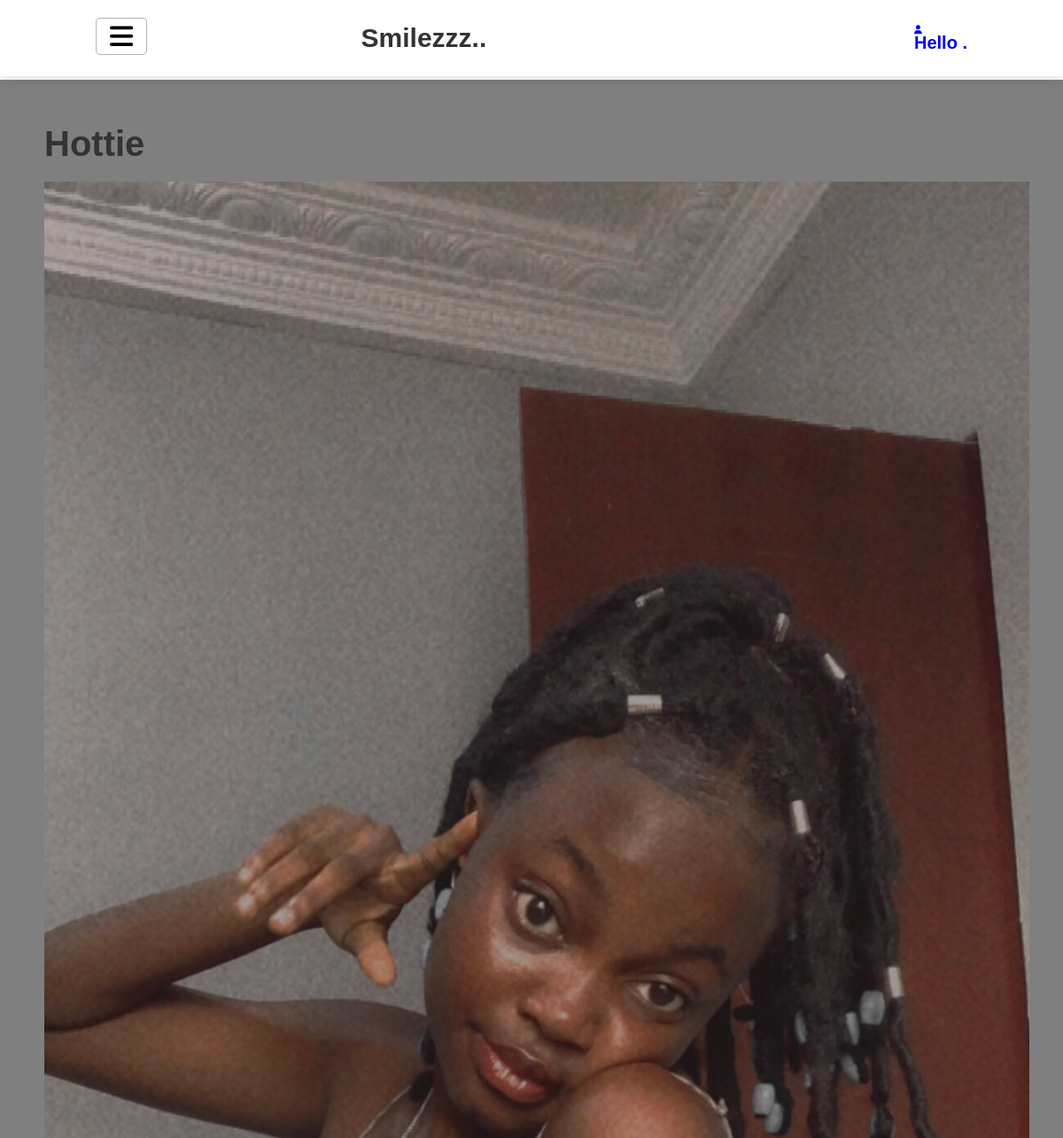
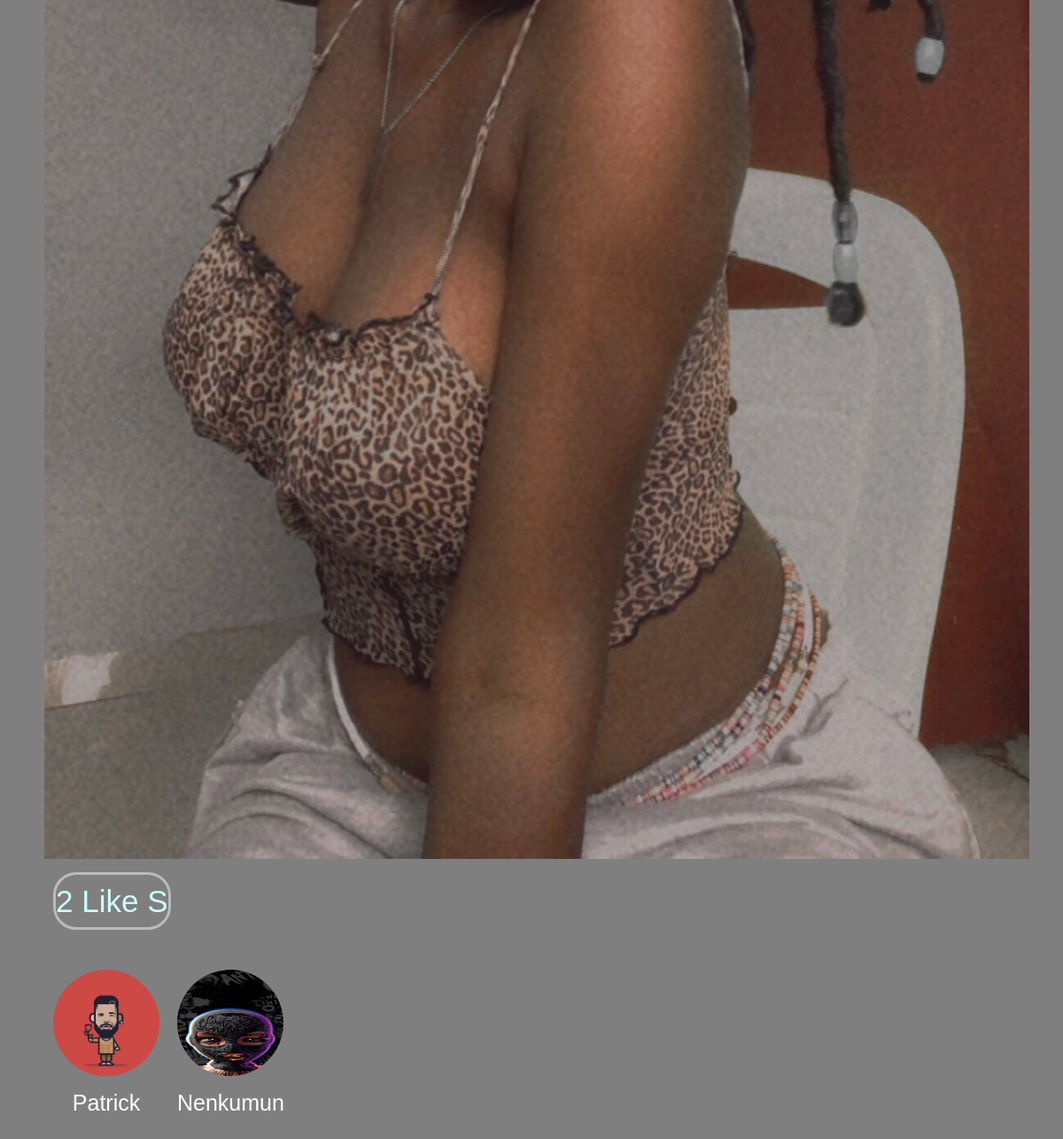
/images/detail/8/hottie/, run on the app's committed database (2 pictures, top to bottom).
### images/models.py (models this page shows, shortened)
class Image(models.Model):
    user = models.ForeignKey(settings.AUTH_USER_MODEL,
                             related_name='images_created',
                             on_delete=models.CASCADE)
    title = models.CharField(max_length=200)
    slug = models.SlugField(max_length=200, blank=True)
    url = models.URLField(max_length=2000)
    image = models.ImageField(upload_to='images/%Y/%m/%d/')
    description = models.TextField(blank=True)
    created = models.DateField(auto_now_add=True)
    users_like = models.ManyToManyField(settings.AUTH_USER_MODEL,
                                        related_name='images_liked', blank=True)
    total_likes = models.PositiveIntegerField(default=0)
    class Meta:
        indexes = [
            models.Index(fields=['-created']),
            models.Index(fields=['-total_likes'])
        ]
        ordering = ['-created']

### account/models.py (models this page shows, shortened)
class Profile(models.Model):
    user = models.OneToOneField(settings.AUTH_USER_MODEL,
                                on_delete=models.CASCADE)
    date_of_birth = models.DateField(blank=True, null=True)
    photo = models.ImageField(upload_to='users/%Y/%m/%d', blank=True)

### images/views.py (the view)
# urls.py: path('detail/<int:id>/<slug:slug>/', views.image_detail, name='detail'),
def image_detail(request, id, slug):
    image = get_object_or_404(Image, id=id, slug=slug)
    return render(request, 'images/detail.html', {'section': 'images', 'image': image})

### images/templates/images/detail.html (shortened to what this page needs)
{% extends 'base.html' %}
{% load thumbnail %}
{% block content %}
  <h1>{{ image.title }}</h1>
  <a href="{{ image.image.url }}">
    <img src="{% thumbnail image.image 300x0 %}" class="image-detail">
  </a>
  {% with total_likes=image.users_like.count users_like=image.users_like.all %}
  <div class="image-info">
    <div>
      <span class="count">
        <span class="total">{{ total_likes }}</span>
         like {{ total_likes|pluralize }}
      </span>
    </div>
    {{ image.description|linebreaks }}
  </div>
  <div class="image-likes">
    {% for user in image.users_like.all %}
    <div>
      {% if user.profile.photo %}
      <img src="{{ user.profile.photo.url }}">
      {% endif %}
      <p>{{ user.first_name }}</p>
    </div>
    {% empty %}
    Nobody likes this image yet.
    {% endfor %}
  </div>
{% endwith %}
{% endblock %}

### account/templates/base.html (shortened to what this page needs)
<!DOCTYPE html>
{% load static %}
<html lang="en">
<head>
    <link rel="stylesheet" href="{% static 'css/base.css' %}">
    <link rel="stylesheet" href="https://cdnjs.cloudflare.com/ajax/libs/font-awesome/6.4.0/css/all.min.css">
</head>
<body>
<header>
       <label for="toggler" class="fas fa-bars"></label>
       <a href="#" class="logo">Smilezzz.<span>.</span></a>
       <div class="btn">
           <a href="{% url 'dashboard' %}" class="fas fa-user" >
               <p style="font-size: 20px">Hello {{ request.use.first_name|default:request.user.username }}.</p>
           </a>
       </div>
   </header>
    <section class="home" id="home" style="background: rgba(0,0,0,.5); ">
       <div class="content">
            {% block content %}
            {% endblock %}
        </div>
    </section>
    </body>
</html>

### account/static/css/base.css (style rules this page uses)
:root { --pink:#e84393; }
* { margin: 0; padding: 0; box-sizing: 100%; font-family: Verdana, Geneva, Tahoma, sans-serif; outline: none; border: none; text-decoration: none; text-transform: capitalize; transition: .2s linear; }
html { font-size: 62.5%; scroll-behavior: smooth; scroll-padding-top:4rem; overflow: auto; box-sizing: 100%; }
header { margin-bottom: 10px; position: absolute; top: 0; left: 0; right: 0; background: transparent; padding: 2rem 9%; display: flex; align-items: center; justify-content: space-between; z-index: 1000; box-shadow: 0 .5rem 1rem rgba(0,0,0,.1); }
header .logo { font-size: 3rem; color: #333; font-weight: bolder; }
header .fa-bars { font-size: 3rem; color: #000000; border-radius: .5rem; padding: .5rem 1.5rem ; cursor: pointer; border: .1rem solid rgba(0,0,0,.3); }
section { padding: 50px; margin-top: 90px; border-style: grove; border-top: -50px; margin-bottom: -10px background: rgba(0,0,0,.5); }
.home { display:flex ; min-height: 100vh; background-size: cover ; background-position: center; background: rgba(0,0,0,.5); }
.home .content { max-width: 100rem; }
.home .content h1 { font-size:4rem ; color: #333; }
.home .content span { font-size: 3.5rem; color: #CCFFFF; padding: 1rem 0; line-height: 1.5; }
.home .content p { font-size: 2.5rem; color:#FFFFFF; padding: 1rem 0; line-height: 1.5; }
label { float:left; clear:both; color:#333; margin-bottom:4px; }
.image-detail { margin-top:20px; }
.image-info div { padding:20px 0; overflow:auto; }
.count { color:#aaa; border:3px solid #bbb; border-radius:26px; padding:10px 20px; margin:20px 10px 0; }
.image-likes div { float:left; width:auto; padding:10px; text-align:center; }
.image-likes img { width:120px; height:120px; border-radius:50%; }

### data on the page
Image: title "Hottie", image (picture)

### other printed values
{{ total_likes }} "2"
{{ user.first_name }} "Patrick"
{{ user.first_name }} "Nenkumun"
